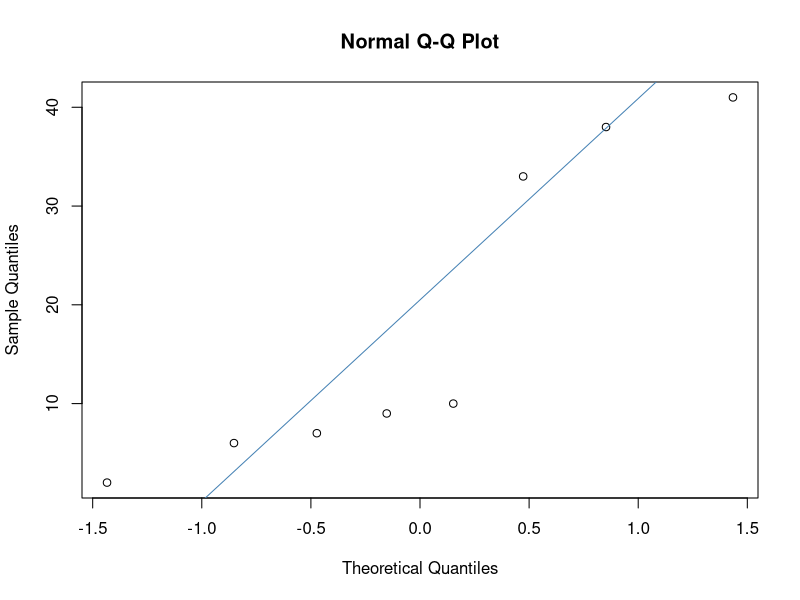
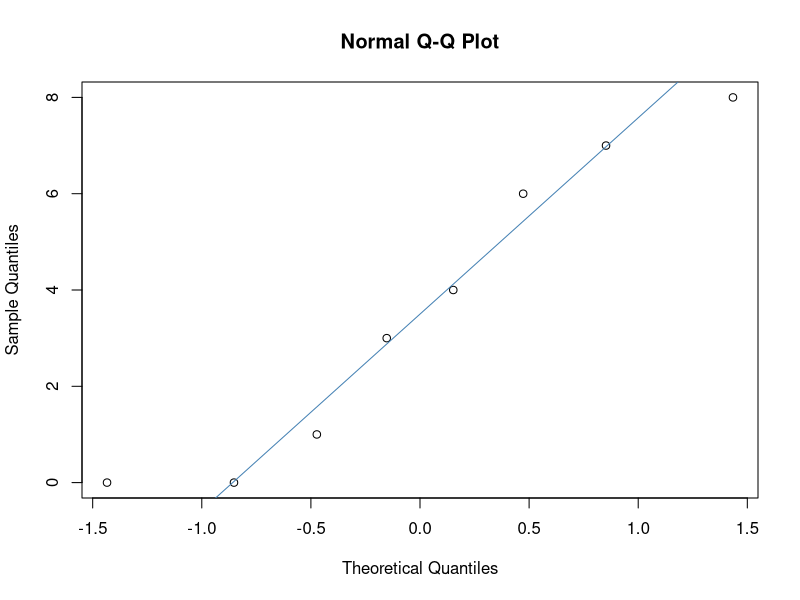
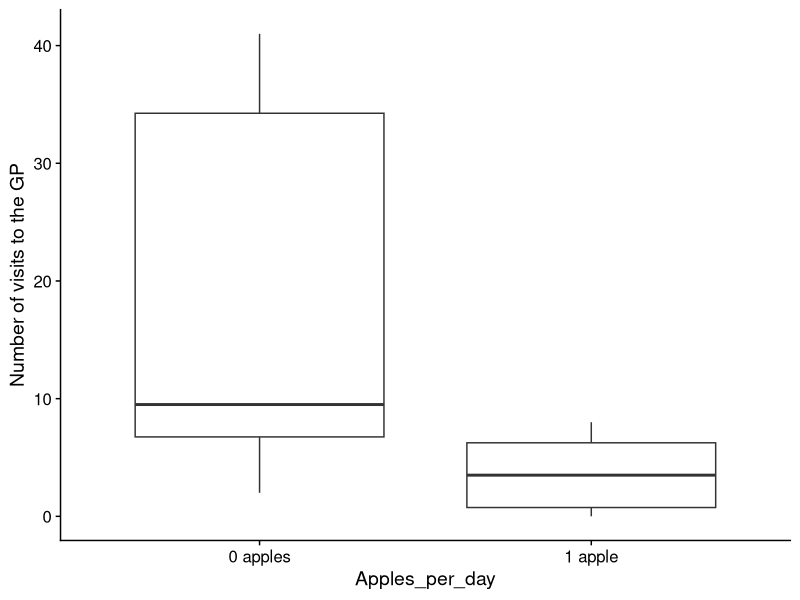

Generate these figures, in order, with R: (Note: this script raises an error after producing the figures.)
## ---- chunk 1
knitr::opts_chunk$set(echo = TRUE)

# Load in the libraries you need here
library(tidyverse) 
library(cowplot)
## ---- chunk 2
apple_data <- read.csv("apple_study_data.csv")
## ---- chunk 3
zero_apples <- apple_data %>% filter(Apples_per_day == "0 apples")  
## ---- chunk 4
qqnorm(zero_apples$Visits) # plots observed data
qqline(zero_apples$Visits, col = "steelblue") # plots expected data if data follows a normal distribution
## ---- chunk 5
shapiro.test(zero_apples$Visits)

## ---- chunk 6
one_apple <- apple_data %>% filter(Apples_per_day == "1 apple")

## ---- chunk 7
qqnorm(one_apple$Visits) # qqnorm plots our data

qqline(one_apple$Visits, col = "steelblue") # plots expected data if the data is from a normally distributed population.
## ---- chunk 8
shapiro.test(one_apple$Visits)
## ---- chunk 9
apple_data %>% # 
  group_by(Apples_per_day) %>% # plots data per group
  summarise(med = median(Visits), # median Visits value 
            min = min(Visits), # lowest Visits value
            max = max(Visits), # highest Visits value
            n = n()) # number of participants per group
## ---- chunk 10
ggplot(apple_data, aes(x=Apples_per_day, y=Visits)) + 
  geom_boxplot() + 
  labs(y = "Number of visits to the GP") + 
  theme_cowplot() 
## ---- chunk 11
model1 <- wilcox.test(Visits ~ Apples_per_day, data = apple_data, paired = FALSE) 
model1
## ---- chunk 12
z <- qnorm(model1$p.value/2)
r <- z/sqrt(16) # earlier, we saw we have 8 participants in each Apples_per_day, so 16
r

## ---- chunk 13
banana_data <- read.csv("banana_study_data.csv") 
## ---- chunk 14
banana_data$difference <- banana_data$zero_banana - banana_data$one_banana 
## ---- chunk 15
qqnorm(banana_data$difference) # qqnorm plots our data

qqline(banana_data$difference, col = "steelblue") # plots expected data if the data is from a normally distributed population.
## ---- chunk 16
shapiro.test(banana_data$difference)

## ---- chunk 17
banana_data %>%
  summarise(med_0banana = median(zero_banana), min_0banana = min(zero_banana), max_0banana = max(zero_banana), # median, min and max for 0 banana timepoint,
            med_1banana = median(one_banana), min_1banana = min(one_banana), max_1banana = max(one_banana), # median, min and max for 1 banana timepoint
            n()) # number of participants
## ---- chunk 18
# WE NEED THE DATA TO BE IN LONG FORMAT TO PLOT THE FIGURE
# set this to false if we don't want our html file to contain this chunk of code
banana_data_long <- gather(banana_data, Bananas, Visits, zero_banana:one_banana)
banana_data_long 

banana_data_long$Bananas <- factor(banana_data_long$Bananas, c("zero_banana", "one_banana")) # this will mean zero bananas is presented first on the olot
## ---- chunk 19
ggplot(banana_data_long, aes(x=Bananas, y=Visits)) + 
  geom_boxplot() +
  labs(y = "Number of GP visits") +
  scale_x_discrete(labels = c("Zero", "One")) + # changes "zero_banana" to "Zero" and "one_banana" to "One" - you could also recode the variable to do the same thing
  theme_cowplot()
## ---- chunk 20
model2 <- wilcox.test(banana_data$zero_banana, banana_data$one_banana, paired = TRUE)
model2
## ---- chunk 21
z_bananas <- qnorm(model2$p.value/2)
r_banana <- z_bananas/sqrt(12) # 12 because we have 12 observations overall (6 participants and 2 timepoints for each)
r_banana
